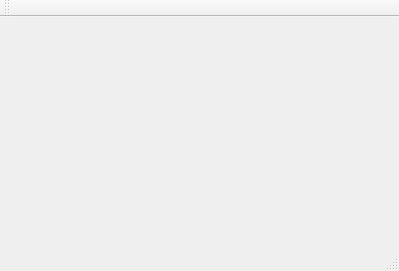
<?xml version="1.0" encoding="UTF-8"?>
<ui version="4.0">
 <class>MainWindow</class>
 <widget class="QMainWindow" name="MainWindow">
  <property name="geometry">
   <rect>
    <x>0</x>
    <y>0</y>
    <width>399</width>
    <height>271</height>
   </rect>
  </property>
  <property name="windowTitle">
   <string>MainWindow</string>
  </property>
  <widget class="QWidget" name="centralWidget"/>
  <widget class="QMenuBar" name="menuBar">
   <property name="geometry">
    <rect>
     <x>0</x>
     <y>0</y>
     <width>399</width>
     <height>22</height>
    </rect>
   </property>
  </widget>
  <widget class="QToolBar" name="mainToolBar">
   <attribute name="toolBarArea">
    <enum>TopToolBarArea</enum>
   </attribute>
   <attribute name="toolBarBreak">
    <bool>false</bool>
   </attribute>
  </widget>
  <widget class="QStatusBar" name="statusBar"/>
 </widget>
 <layoutdefault spacing="6" margin="11"/>
 <resources/>
 <connections/>
</ui>
